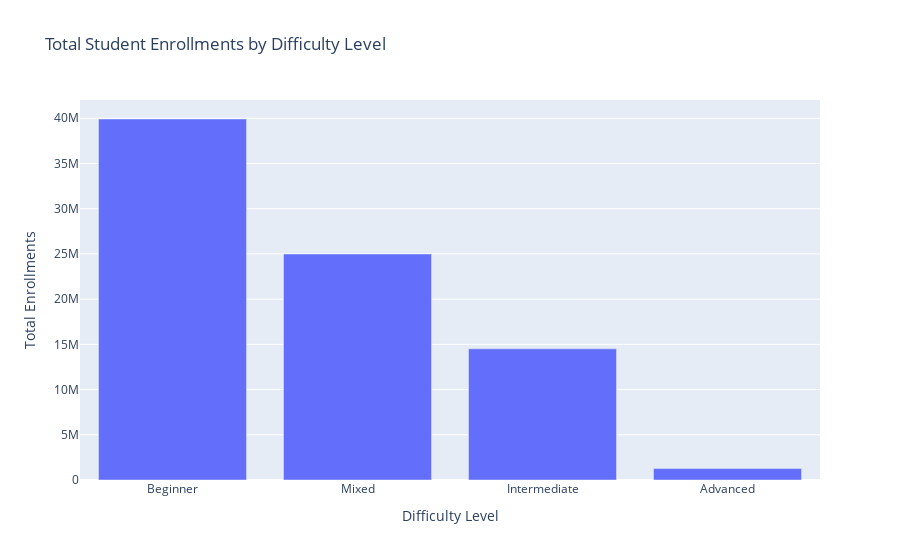

Notebook code cell kept with this figure:
### Markdown cell above
#### **2.4 Enrollments by Difficulty Level**

Plotly was used to visualize the course dificulty by their enrollments interactively. 

df_count was created to show the enrollments numbers and sort_values to display from highest to lowest. 

###### **Please know, that exact counts and zoom is only available in Jupiter notebook*

### Code cell
df_count = df.groupby('course_difficulty')['course_students_enrolled'].sum().reset_index(name='total_enrollments')
df_count = df_count.sort_values(by='total_enrollments', ascending=False)


fig = px.bar(df_count, x="course_difficulty", y="total_enrollments", 
             title="Total Student Enrollments by Difficulty Level", 
             labels={"course_difficulty": "Difficulty Level", "total_enrollments": "Total Enrollments"})
fig.show()

### Figure 1 — Plotly figure (JSON) as saved in the notebook; plotly's stock layout.template omitted (floating-point values rounded to 4 significant figures)
{"data": [{"hovertemplate": "Difficulty Level=%{x}<br>Total Enrollments=%{y}<extra></extra>", "legendgroup": "", "marker": {"color": "#636efa", "pattern": {"shape": ""}}, "name": "", "orientation": "v", "showlegend": false, "textposition": "auto", "type": "bar", "x": ["Beginner", "Mixed", "Intermediate", "Advanced"], "xaxis": "x", "y": [39921800, 24989400, 14506300, 1264400], "yaxis": "y"}], "layout": {"barmode": "relative", "legend": {"tracegroupgap": 0}, "title": {"text": "Total Student Enrollments by Difficulty Level"}, "xaxis": {"anchor": "y", "domain": [0, 1], "title": {"text": "Difficulty Level"}}, "yaxis": {"anchor": "x", "domain": [0, 1], "title": {"text": "Total Enrollments"}}}}
